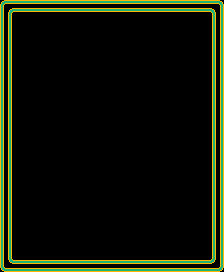

This game map was drawn from its Tiled (.tmx) file and the tilesets committed beside it. A one-line description and the full map source follow:
An orthogonal 28x34 tile map with 8x8 px tiles, 1 tile layer (tiles).

<map version="1.2" tiledversion="1.2.1" orientation="orthogonal" renderorder="right-down" width="28" height="34" tilewidth="8" tileheight="8" infinite="0" nextlayerid="2" nextobjectid="3">
 <tileset firstgid="1" name="pacman-tileset" tilewidth="8" tileheight="8" tilecount="56" columns="14">
  <image source="../___/pacman-tileset.png" width="112" height="32" />
 </tileset>
 <layer id="1" name="tiles" width="28" height="34">
  <data encoding="csv">
29,46,46,46,46,46,46,46,46,46,46,46,46,46,46,46,46,46,46,46,46,46,46,46,46,46,46,30,
31,29,46,46,46,46,46,46,46,46,46,46,46,46,46,46,46,46,46,46,46,46,46,46,46,46,30,32,
31,31,13,13,13,13,13,13,13,13,13,13,13,13,13,13,13,13,13,13,13,13,13,13,13,13,32,32,
31,31,13,13,13,13,13,13,13,13,13,13,13,13,13,13,13,13,13,13,13,13,13,13,13,13,32,32,
31,31,13,13,13,13,13,13,13,13,13,13,13,13,13,13,13,13,13,13,13,13,13,13,13,13,32,32,
31,31,13,13,13,13,13,13,13,13,13,13,13,13,13,13,13,13,13,13,13,13,13,13,13,13,32,32,
31,31,13,13,13,13,13,13,13,13,13,13,13,13,13,13,13,13,13,13,13,13,13,13,13,13,32,32,
31,31,13,13,13,13,13,13,13,13,13,13,13,13,13,13,13,13,13,13,13,13,13,13,13,13,32,32,
31,31,13,13,13,13,13,13,13,13,13,13,13,13,13,13,13,13,13,13,13,13,13,13,13,13,32,32,
31,31,13,13,13,13,13,13,13,13,13,13,13,13,13,13,13,13,13,13,13,13,13,13,13,13,32,32,
31,31,13,13,13,13,13,13,13,13,13,13,13,13,13,13,13,13,13,13,13,13,13,13,13,13,32,32,
31,31,13,13,13,13,13,13,13,13,13,13,13,13,13,13,13,13,13,13,13,13,13,13,13,13,32,32,
31,31,13,13,13,13,13,13,13,13,13,13,13,13,13,13,13,13,13,13,13,13,13,13,13,13,32,32,
31,31,13,13,13,13,13,13,13,13,13,13,13,13,13,13,13,13,13,13,13,13,13,13,13,13,32,32,
31,31,13,13,13,13,13,13,13,13,13,13,13,13,13,13,13,13,13,13,13,13,13,13,13,13,32,32,
31,31,13,13,13,13,13,13,13,13,13,13,13,13,13,13,13,13,13,13,13,13,13,13,13,13,32,32,
31,31,13,13,13,13,13,13,13,13,13,13,13,13,13,13,13,13,13,13,13,13,13,13,13,13,32,32,
31,31,13,13,13,13,13,13,13,13,13,13,13,13,13,13,13,13,13,13,13,13,13,13,13,13,32,32,
31,31,13,13,13,13,13,13,13,13,13,13,13,13,13,13,13,13,13,13,13,13,13,13,13,13,32,32,
31,31,13,13,13,13,13,13,13,13,13,13,13,13,13,13,13,13,13,13,13,13,13,13,13,13,32,32,
31,31,13,13,13,13,13,13,13,13,13,13,13,13,13,13,13,13,13,13,13,13,13,13,13,13,32,32,
31,31,13,13,13,13,13,13,13,13,13,13,13,13,13,13,13,13,13,13,13,13,13,13,13,13,32,32,
31,31,13,13,13,13,13,13,13,13,13,13,13,13,13,13,13,13,13,13,13,13,13,13,13,13,32,32,
31,31,13,13,13,13,13,13,13,13,13,13,13,13,13,13,13,13,13,13,13,13,13,13,13,13,32,32,
31,31,13,13,13,13,13,13,13,13,13,13,13,13,13,13,13,13,13,13,13,13,13,13,13,13,32,32,
31,31,13,13,13,13,13,13,13,13,13,13,13,13,13,13,13,13,13,13,13,13,13,13,13,13,32,32,
31,31,13,13,13,13,13,13,13,13,13,13,13,13,13,13,13,13,13,13,13,13,13,13,13,13,32,32,
31,31,13,13,13,13,13,13,13,13,13,13,13,13,13,13,13,13,13,13,13,13,13,13,13,13,32,32,
31,31,13,13,13,13,13,13,13,13,13,13,13,13,13,13,13,13,13,13,13,13,13,13,13,13,32,32,
31,31,13,13,13,13,13,13,13,13,13,13,13,13,13,13,13,13,13,13,13,13,13,13,13,13,32,32,
31,31,13,13,13,13,13,13,13,13,13,13,13,13,13,13,13,13,13,13,13,13,13,13,13,13,32,32,
31,31,13,13,13,13,13,13,13,13,13,13,13,13,13,13,13,13,13,13,13,13,13,13,13,13,32,32,
31,43,45,45,45,45,45,45,45,45,45,45,45,45,45,45,45,45,45,45,45,45,45,45,45,45,44,32,
43,45,45,45,45,45,45,45,45,45,45,45,45,45,45,45,45,45,45,45,45,45,45,45,45,45,45,44
</data>
 </layer>
</map>
